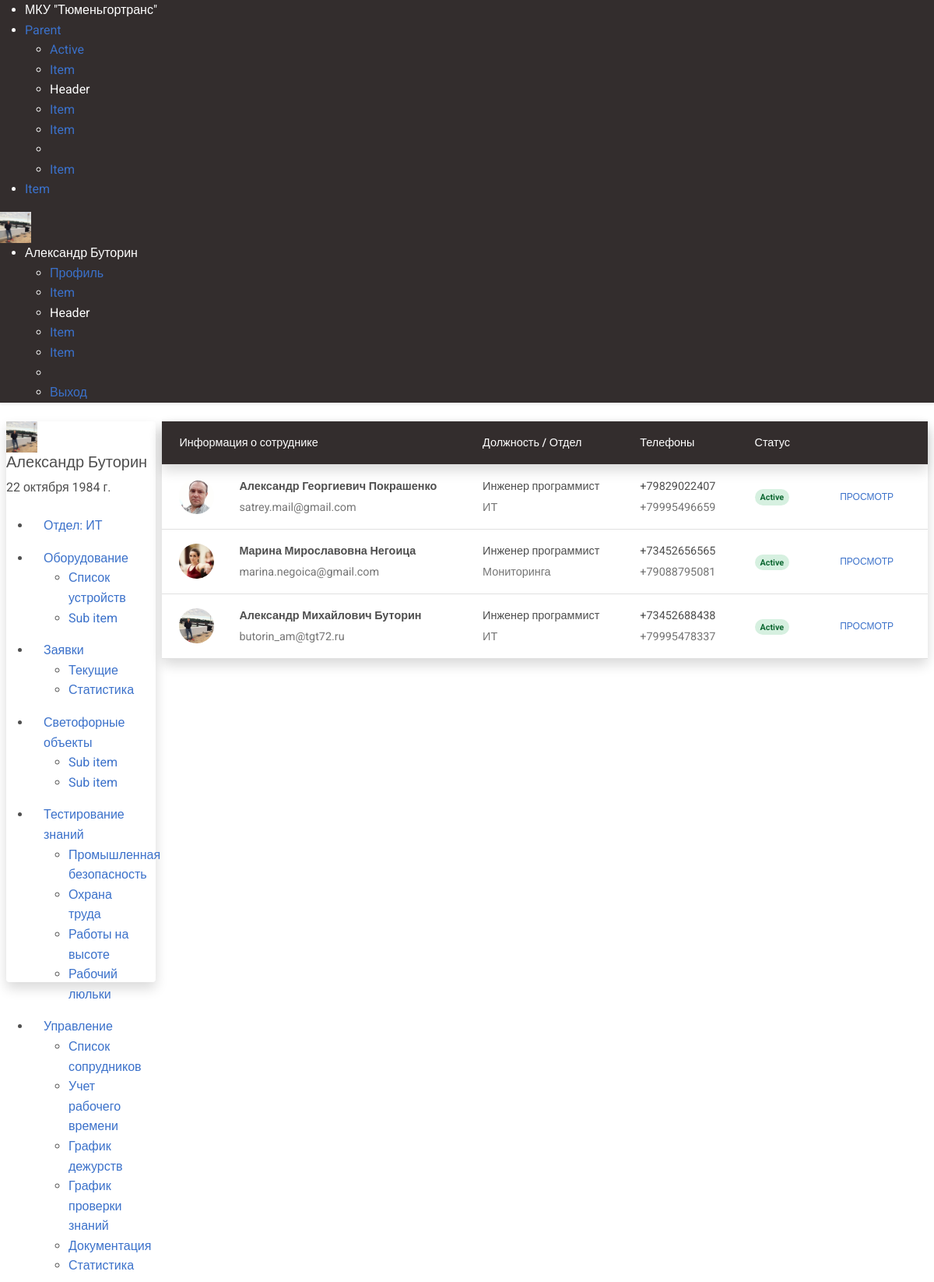
The page /users/user_list/ (signed in) on the database its author committed.
### users/models.py (models this page shows, shortened)
class CustomUser(AbstractUser):
    middle_name = models.CharField('Отчество', max_length=50, blank=True, null=True)
    date_of_birth = models.DateField(blank=True, null=True, verbose_name='Дата рождения')
    age = models.IntegerField(blank=True, null=True, verbose_name='Возраст')
    phone_number_work = models.CharField('Рабочий телефон', max_length=16, blank=True, null=True)
    phone_number_mobile = models.CharField('Мобильный телефон', max_length=12, blank=True, null=True)
    department = models.ForeignKey(Department, blank=True, null=True, on_delete=models.CASCADE, verbose_name='Отдел')
    avatar = models.ImageField(upload_to='avatars/', blank=True, null=True)
    position = models.ForeignKey(Position, blank=True, null=True, on_delete=models.CASCADE, verbose_name='Должность')
    date_of_employment = models.DateField(blank=True, null=True, verbose_name='Дата трудоустройства')
    class Meta:
        verbose_name = 'Пользователь'
        verbose_name_plural = 'Пользователи'

class Department(models.Model):
    department = models.CharField('Отдел', max_length=50)
    slug = models.CharField('Слаг', max_length=70, blank=True)
    class Meta:
        verbose_name = "Отдел"
        verbose_name_plural = "Отделы"
    def __str__(self):
        return self.department

### users/views.py (the view)
# urls.py: path('user_list/', CustomUserListView.as_view(), name='user_list'),
class CustomUserListView(ListView):
    model = CustomUser
    template_name = 'users/user_list.html'
    paginate_by = 10

### templates/users/user_list.html (shortened to what this page needs)
{% extends 'users/main.html' %}
{% block content %}
<div class="card m-2 shadow">
<table class="table align-middle mb-0 bg-white">
  <thead class="bg-dark text-white shadow">
    <tr class="">
      <th>Информация о сотруднике</th>
      <th>Должность / Отдел</th>
      <th>Телефоны</th>
      <th>Статус</th>
      <th></th>
    </tr>
  </thead>
  <tbody>
  {% for user in object_list %}
    <tr class="table-row">
      <td>
        <div class="d-flex align-items-center">
          <img
              src="{{ user.avatar.url }}"
              alt=""
              style="width: 45px; height: 45px"
              class="rounded-circle me-3"
              />
          <div class="ms-3">
            <p class="fw-bold mb-1">{{ user.first_name }}  {{ user.middle_name }} {{ user.last_name }}</p>
            <p class="text-muted mb-0">{{ user.email }}</p>
          </div>
        </div>
      </td>
      <td>
        <p class="fw-normal mb-1">Инженер программист</p>
        <p class="text-muted mb-0">{{ user.department }}</p>
      </td>
      <td>
        <p class="fw-normal mb-1">{% if user.phone_number_work %}{{ user.phone_number_work }}{% endif %}</p>
        <p class="text-muted mb-0">{% if user.phone_number_mobile %}{{ user.phone_number_mobile }}{% endif %}</p>
      </td>
      <td>
        <span class="badge badge-success rounded-pill d-inline">Active</span></td>
      <td>
        <button type="button" class="btn btn-link btn-sm btn-rounded">
          <a href="{% url 'user_detail' user.pk %}">Просмотр</a>
        </button>
      </td>
    </tr>
    {% endfor %}
  </tbody>
</table>
</div>
{% endblock %}

### templates/components/navbar.html (shortened to what this page needs)
{% load static %}
<nav class="uk-navbar-container shadow-sm bg-dark text-white">
    <div class="uk-container-expand uk-padding-small uk-padding-remove-top uk-padding-remove-bottom">
        <div uk-navbar class="">
            <div class="uk-navbar-left text-white">
                <ul class="uk-navbar-nav text-white">
                    <li class="uk-active"><a class="text-white" href="https://tgt72.ru/" target="_blank">МКУ "Тюменьгортранс"</a></li>
                    <li>
                        <a href="#">Parent </a>
                        <div class="uk-navbar-dropdown">
                            <ul class="uk-nav uk-navbar-dropdown-nav">
                                <li class="uk-active"><a href="#">Active</a></li>
                                <li><a href="#">Item</a></li>
                                <li class="uk-nav-header">Header</li>
                                <li><a href="#">Item</a></li>
                                <li><a href="#">Item</a></li>
                                <li class="uk-nav-divider"></li>
                                <li><a href="#">Item</a></li>
                            </ul>
                        </div>
                    </li>
                    <li><a href="#">Item</a></li>
                </ul>
            </div>
            <div class="uk-navbar-right">
                <div class="uk-width-auto">
                    {% if user.is_authenticated %}<img class="uk-border-circle" width="40" height="40" src="{{ user.avatar.url }}" alt="Avatar">{% endif %}
                </div>
                <ul class="uk-navbar-nav">
                    {% if user.is_authenticated %}
                    <li>
                        <a class="text-white" href="#">{{ user.first_name }} {{ user.last_name }}</a>
                        <div class="uk-navbar-dropdown">
                            <ul class="uk-nav uk-navbar-dropdown-nav">
                                <li class="uk-active"><a href="#">Профиль</a></li>
                                <li><a href="#">Item</a></li>
                                <li class="uk-nav-header">Header</li>
                                <li><a href="#">Item</a></li>
                                <li><a href="#">Item</a></li>
                                <li class="uk-nav-divider"></li>
                                <li><a href="{% url 'logout_user' %}">Выход</a></li>
                            </ul>
                        </div>
                    </li>
                    {% else %}
                    <li>
                        <a uk-icon="sign-in" href="{% url 'login_user' %}">Авторизоваться</a>
                    </li>
                    {% endif %}
                </ul>
            </div>
        </div>
    </div>
</nav>

### templates/components/left_sidebar.html (shortened to what this page needs)
{% load static %}
<div class="uk-card uk-card-default m-2 me-0 left_sidebar shadow">
    <div class="uk-card-header">
        <div class="uk-grid-small uk-flex-middle" uk-grid>
            <div class="uk-width-auto ps-0">
                <img class="uk-border-circle" width="40" height="40" src="{{ user.avatar.url }}" alt="Avatar">
            </div>
            <div class="uk-width-expand">
                <h5 class="uk-card-title uk-margin-remove-bottom">{{ user.first_name }} {{ user.last_name }}</h5>
                <p class="uk-text-meta uk-margin-remove-top">
                    <time datetime="2023-04-10T12:00">
                        {{ user.date_of_birth }}
                    </time>
                </p>
            </div>
        </div>
    </div>
    <div class="">
    <ul class="uk-nav-default" uk-nav="multiple: true">
        <li class="uk-active p-3 pt-2 pb-2"><a href="#">Отдел: {{ user.department }}</a></li>
        <li class="uk-parent p-3 pt-2 pb-2">
            <a class="" href="#">Оборудование </a>
            <ul class="uk-nav-sub">
                <li><a href="{% url 'device_list' %}">Список устройств</a></li>
                <li>
                    <a href="#">Sub item</a>
                </li>
            </ul>
        </li>
        <li class="uk-parent p-3 pt-2 pb-2">
            <a href="#">Заявки </a>
            <ul class="uk-nav-sub">
                <li class=""><a href="#">Текущие</a></li>
                <li class=""><a href="#">Статистика</a></li>
            </ul>
        </li>
        <li class="uk-parent p-3 pt-2 pb-2">
            <a href="#">Светофорные объекты </a>
            <ul class="uk-nav-sub">
                <li><a href="#">Sub item</a></li>
                <li><a href="#">Sub item</a></li>
            </ul>
        </li>
        <li class="uk-parent p-3 pt-2 pb-2">
            <a href="#">Тестирование знаний </a>
            <ul class="uk-nav-sub">
                <li><a href="#">Промышленная безопасность</a></li>
                <li><a href="#">Охрана труда</a></li>
                <li><a href="#">Работы на высоте</a></li>
                <li><a href="#">Рабочий люльки</a></li>
            </ul>
        </li>
        <li class="uk-parent p-3 pt-2 pb-2">
            <a href="#">Управление </a>
            <ul class="uk-nav-sub">
                <li class=""><a href="{% url 'user_list' %}">Список сопрудников</a></li>
                <li class=""><a href="#">Учет рабочего времени</a></li>
                <li><a href="#">График дежурств</a></li>
                <li><a href="#">График проверки знаний</a></li>
                <li><a href="#">Документация</a></li>
                <li><a href="#">Статистика</a></li>
            </ul>
        </li>
    </ul>
</div>
</div>

### static/css/styles.css (style rules this page uses)
.left_sidebar { height: 90vh; position: sticky; border-radius: 4px; }

### rows shown on the page
CustomUser: avatar (picture), first_name "Александр", last_name "Буторин", date_of_birth "22 октября 1984 г.", department "ИТ", middle_name "Михайлович", email "butorin_am@tgt72.ru", phone_number_work "+73452688438", phone_number_mobile "+79995478337"
CustomUser: avatar (picture), first_name "Александр", middle_name "Георгиевич", last_name "Покрашенко", email "satrey.mail@gmail.com", department "ИТ", phone_number_work "+79829022407", phone_number_mobile "+79995496659"
CustomUser: avatar (picture), first_name "Марина", middle_name "Мирославовна", last_name "Негоица", email "marina.negoica@gmail.com", department "Мониторинга", phone_number_work "+73452656565", phone_number_mobile "+79088795081"
